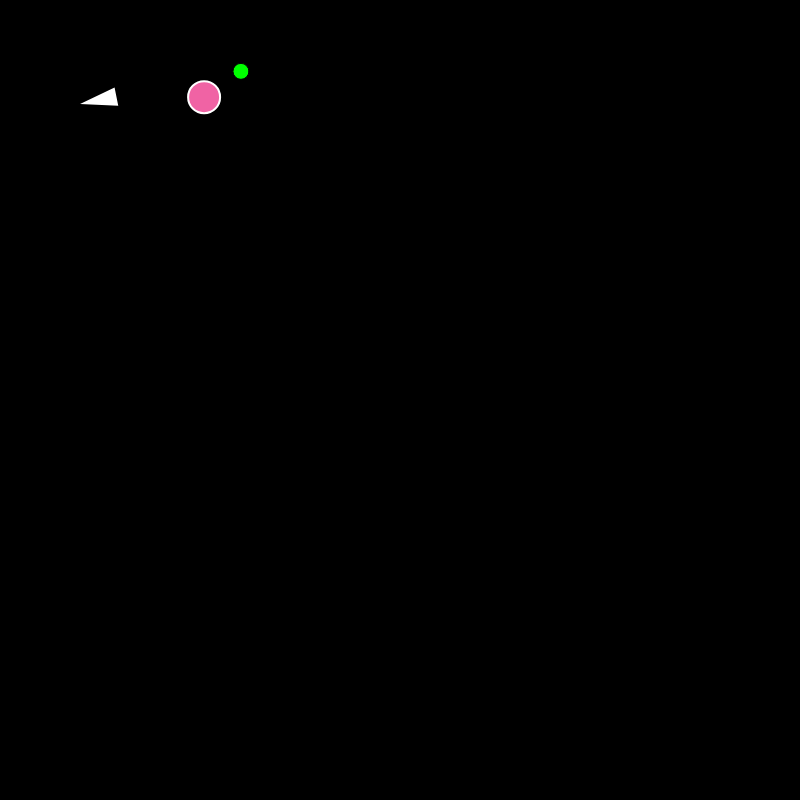
Frame 1 (no input)
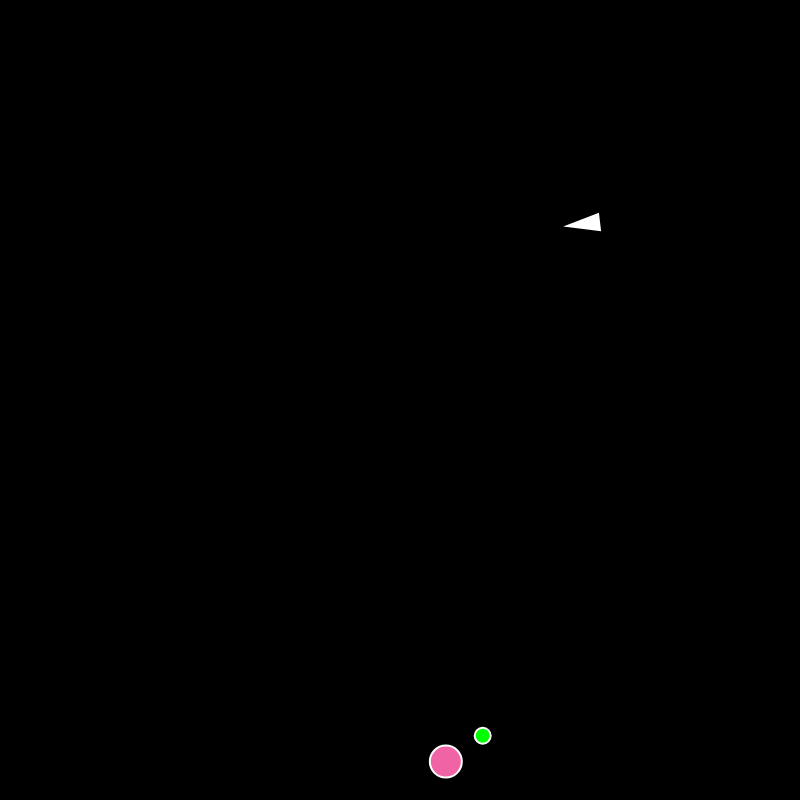
Frame 60 (no input)
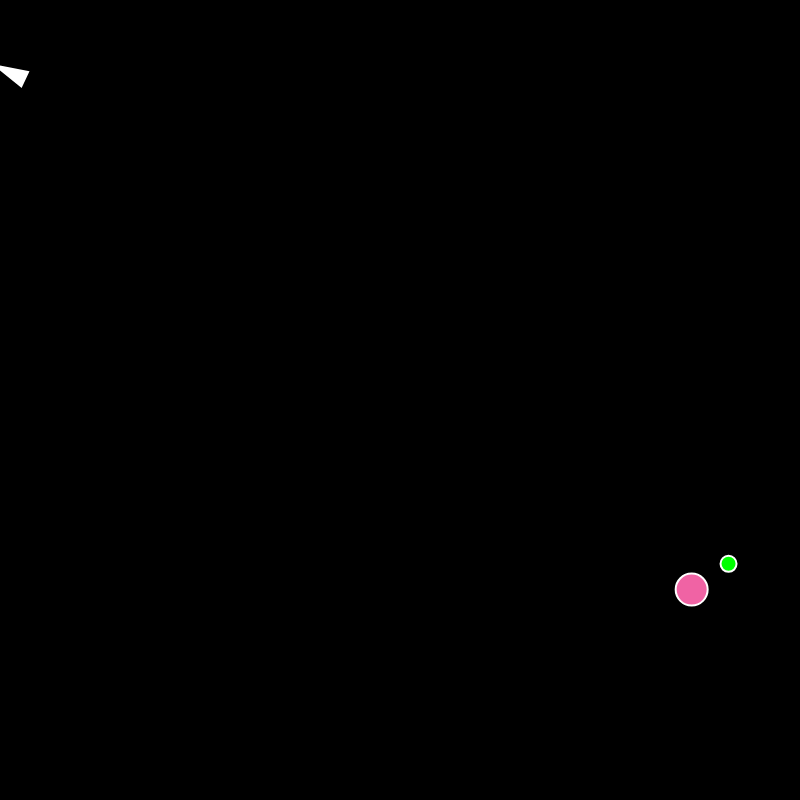
Frame 120 (the mouse pressed at the canvas centre since frame 60)

The p5.js sketch that drew these frames (run headless with seeded random() and noise() and a simulated clock; from frame 60 on, the mouse is pressed at the canvas centre):

// p5.js sketch
// ── sketch.js
// More Steering Behaviors! (Evade)
// The Nature of Code
// The Coding Train / Daniel Shiffman
// https://youtu.be/
// https://thecodingtrain.com/learning/nature-of-code/5.3-flee-pursue-evade.html

// Flee: https://editor.p5js.org/codingtrain/sketches/v-VoQtETO
// Pursue: https://editor.p5js.org/codingtrain/sketches/Lx3PJMq4m
// Evade: https://editor.p5js.org/codingtrain/sketches/X3ph02Byx
// Pursue Bouncing Ball: https://editor.p5js.org/codingtrain/sketches/itlyDq3ZB
// Pursue Wander: https://editor.p5js.org/codingtrain/sketches/EEnmY04lt
// Pursue Slider Prediction: https://editor.p5js.org/codingtrain/sketches/l7MgPpTUB

let pursuer;
let target;

function setup() {
  createCanvas(800, 800);
  pursuer = new Vehicle(100, 100);
  target = new Target(200, 100);
}

function draw() {
  background(0);

  let steering = pursuer.evade(target);
  pursuer.applyForce(steering);

  let d = p5.Vector.dist(pursuer.pos, target.pos);
  if (d < pursuer.r + target.r) {
    target = new Target(random(width), random(height));
    pursuer.pos.set(width / 2, height / 2);
  }

  pursuer.edges();
  pursuer.update();
  pursuer.show();

  target.edges();
  target.update();
  target.show();
}

// ── vehicle.js
// More Steering Behaviors! (Evade)
// The Nature of Code
// The Coding Train / Daniel Shiffman
// https://youtu.be/
// https://thecodingtrain.com/learning/nature-of-code/5.3-flee-pursue-evade.html

// Flee: https://editor.p5js.org/codingtrain/sketches/v-VoQtETO
// Pursue: https://editor.p5js.org/codingtrain/sketches/Lx3PJMq4m
// Evade: https://editor.p5js.org/codingtrain/sketches/X3ph02Byx
// Pursue Bouncing Ball: https://editor.p5js.org/codingtrain/sketches/itlyDq3ZB
// Pursue Wander: https://editor.p5js.org/codingtrain/sketches/EEnmY04lt
// Pursue Slider Prediction: https://editor.p5js.org/codingtrain/sketches/l7MgPpTUB

class Vehicle {
  constructor(x, y) {
    this.pos = createVector(x, y);
    this.vel = createVector(0, 0);
    this.acc = createVector(0, 0);
    this.maxSpeed = 10;
    this.maxForce = 0.25;
    this.r = 16;
  }

  evade(vehicle) {
    let pursuit = this.pursue(vehicle);
    pursuit.mult(-1);
    return pursuit;
  }

  pursue(vehicle) {
    let target = vehicle.pos.copy();
    let prediction = vehicle.vel.copy();
    prediction.mult(10);
    target.add(prediction);
    fill(0, 255, 0);
    circle(target.x, target.y, 16);
    return this.seek(target);
  }

  flee(target) {
    return this.seek(target).mult(-1);
  }

  seek(target) {
    let force = p5.Vector.sub(target, this.pos);
    force.setMag(this.maxSpeed);
    force.sub(this.vel);
    force.limit(this.maxForce);
    return force;
  }

  applyForce(force) {
    this.acc.add(force);
  }

  update() {
    this.vel.add(this.acc);
    this.vel.limit(this.maxSpeed);
    this.pos.add(this.vel);
    this.acc.set(0, 0);
  }

  show() {
    stroke(255);
    strokeWeight(2);
    fill(255);
    push();
    translate(this.pos.x, this.pos.y);
    rotate(this.vel.heading());
    triangle(-this.r, -this.r / 2, -this.r, this.r / 2, this.r, 0);
    pop();
  }

  edges() {
    if (this.pos.x > width + this.r) {
      this.pos.x = -this.r;
    } else if (this.pos.x < -this.r) {
      this.pos.x = width + this.r;
    }
    if (this.pos.y > height + this.r) {
      this.pos.y = -this.r;
    } else if (this.pos.y < -this.r) {
      this.pos.y = height + this.r;
    }
  }
}

class Target extends Vehicle {
  constructor(x, y) {
    super(x, y);
    this.vel = p5.Vector.random2D();
    this.vel.mult(5);
  }

  show() {
    stroke(255);
    strokeWeight(2);
    fill("#F063A4");
    push();
    translate(this.pos.x, this.pos.y);
    circle(0, 0, this.r * 2);
    pop();
  }
}
